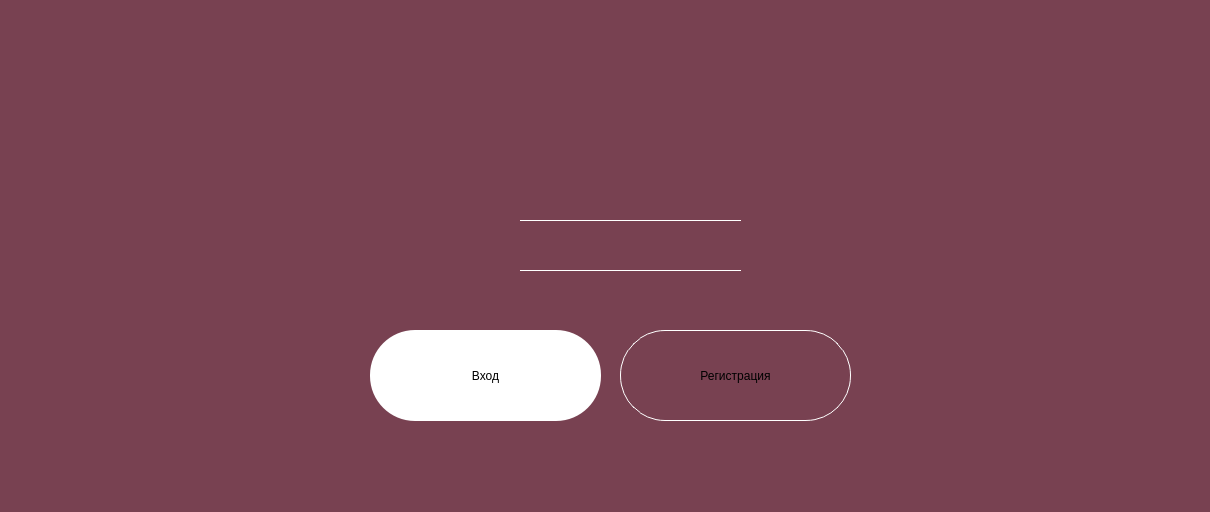
<?xml version="1.0" encoding="UTF-8"?>
<ui version="4.0">
 <class>auth_window</class>
 <widget class="QDialog" name="auth_window">
  <property name="windowModality">
   <enum>Qt::NonModal</enum>
  </property>
  <property name="enabled">
   <bool>true</bool>
  </property>
  <property name="geometry">
   <rect>
    <x>0</x>
    <y>0</y>
    <width>1210</width>
    <height>512</height>
   </rect>
  </property>
  <property name="windowTitle">
   <string notr="true">notes</string>
  </property>
  <property name="windowIcon">
   <iconset resource="recource.qrc">
    <normaloff>:/resource/images/заголовок-10.png</normaloff>:/resource/images/заголовок-10.png</iconset>
  </property>
  <property name="layoutDirection">
   <enum>Qt::LeftToRight</enum>
  </property>
  <property name="autoFillBackground">
   <bool>false</bool>
  </property>
  <property name="styleSheet">
   <string notr="true">background-color: rgb(120, 65, 81);
</string>
  </property>
  <widget class="QPushButton" name="registerPushButton_2">
   <property name="geometry">
    <rect>
     <x>620</x>
     <y>330</y>
     <width>231</width>
     <height>91</height>
    </rect>
   </property>
   <property name="autoFillBackground">
    <bool>false</bool>
   </property>
   <property name="styleSheet">
    <string notr="true">background-color: rgba(255, 255, 255, 0);
border-width: 1px;
font:  italic 12pt &quot;Montserrat&quot;;
border-style: solid; 
border-color: white;
border-radius: 45px;
</string>
   </property>
   <property name="text">
    <string>Регистрация</string>
   </property>
  </widget>
  <widget class="QLabel" name="label">
   <property name="geometry">
    <rect>
     <x>315</x>
     <y>-50</y>
     <width>630</width>
     <height>331</height>
    </rect>
   </property>
   <property name="styleSheet">
    <string notr="true">background-color: rgba(255, 255, 255, 0);</string>
   </property>
   <property name="text">
    <string/>
   </property>
   <property name="textFormat">
    <enum>Qt::AutoText</enum>
   </property>
   <property name="pixmap">
    <pixmap resource="recource.qrc">:/resource/images/писанина2-04.png</pixmap>
   </property>
   <property name="scaledContents">
    <bool>true</bool>
   </property>
  </widget>
  <widget class="QLineEdit" name="lineEdit">
   <property name="geometry">
    <rect>
     <x>520</x>
     <y>180</y>
     <width>221</width>
     <height>41</height>
    </rect>
   </property>
   <property name="styleSheet">
    <string notr="true">background-color: rgba(255, 255, 255, 0);
font: italic 12pt &quot;Montserrat&quot;;
border-top-width: 0px; 
border-style: solid; 
border-color: white;
border-bottom-width: 1px;</string>
   </property>
  </widget>
  <widget class="QLineEdit" name="lineEdit_2">
   <property name="geometry">
    <rect>
     <x>520</x>
     <y>230</y>
     <width>221</width>
     <height>41</height>
    </rect>
   </property>
   <property name="styleSheet">
    <string notr="true">background-color: rgba(255, 255, 255, 0);
font: italic 12pt &quot;Montserrat&quot;;
border-top-width: 0px; 
border-style: solid; 
border-color: white;
border-bottom-width: 1px;</string>
   </property>
  </widget>
  <widget class="QLabel" name="label_Password">
   <property name="geometry">
    <rect>
     <x>470</x>
     <y>230</y>
     <width>51</width>
     <height>51</height>
    </rect>
   </property>
   <property name="styleSheet">
    <string notr="true">background-color: rgba(255, 255, 255, 0);</string>
   </property>
   <property name="pixmap">
    <pixmap resource="recource.qrc">:/resource/images/иконки_Log_pas2-02.png</pixmap>
   </property>
   <property name="scaledContents">
    <bool>true</bool>
   </property>
  </widget>
  <widget class="QLabel" name="label_Name">
   <property name="geometry">
    <rect>
     <x>470</x>
     <y>180</y>
     <width>51</width>
     <height>51</height>
    </rect>
   </property>
   <property name="styleSheet">
    <string notr="true">background-color: rgba(255, 255, 255, 0);</string>
   </property>
   <property name="text">
    <string/>
   </property>
   <property name="pixmap">
    <pixmap resource="recource.qrc">:/resource/images/иконки_Log_pas2-03.png</pixmap>
   </property>
   <property name="scaledContents">
    <bool>true</bool>
   </property>
  </widget>
  <widget class="QPushButton" name="loginPushButton">
   <property name="geometry">
    <rect>
     <x>370</x>
     <y>330</y>
     <width>231</width>
     <height>91</height>
    </rect>
   </property>
   <property name="styleSheet">
    <string notr="true">border-width: 1px;
font: italic 12pt &quot;Montserrat&quot;;
background-color: rgb(255, 255, 255);
border-color: white;
border-radius: 45px;</string>
   </property>
   <property name="text">
    <string>Вход</string>
   </property>
  </widget>
  <zorder>label_Password</zorder>
  <zorder>label_Name</zorder>
  <zorder>label</zorder>
  <zorder>registerPushButton_2</zorder>
  <zorder>loginPushButton</zorder>
  <zorder>lineEdit</zorder>
  <zorder>lineEdit_2</zorder>
 </widget>
 <tabstops>
  <tabstop>loginPushButton</tabstop>
  <tabstop>registerPushButton_2</tabstop>
 </tabstops>
 <resources>
  <include location="recource.qrc"/>
 </resources>
 <connections/>
</ui>
